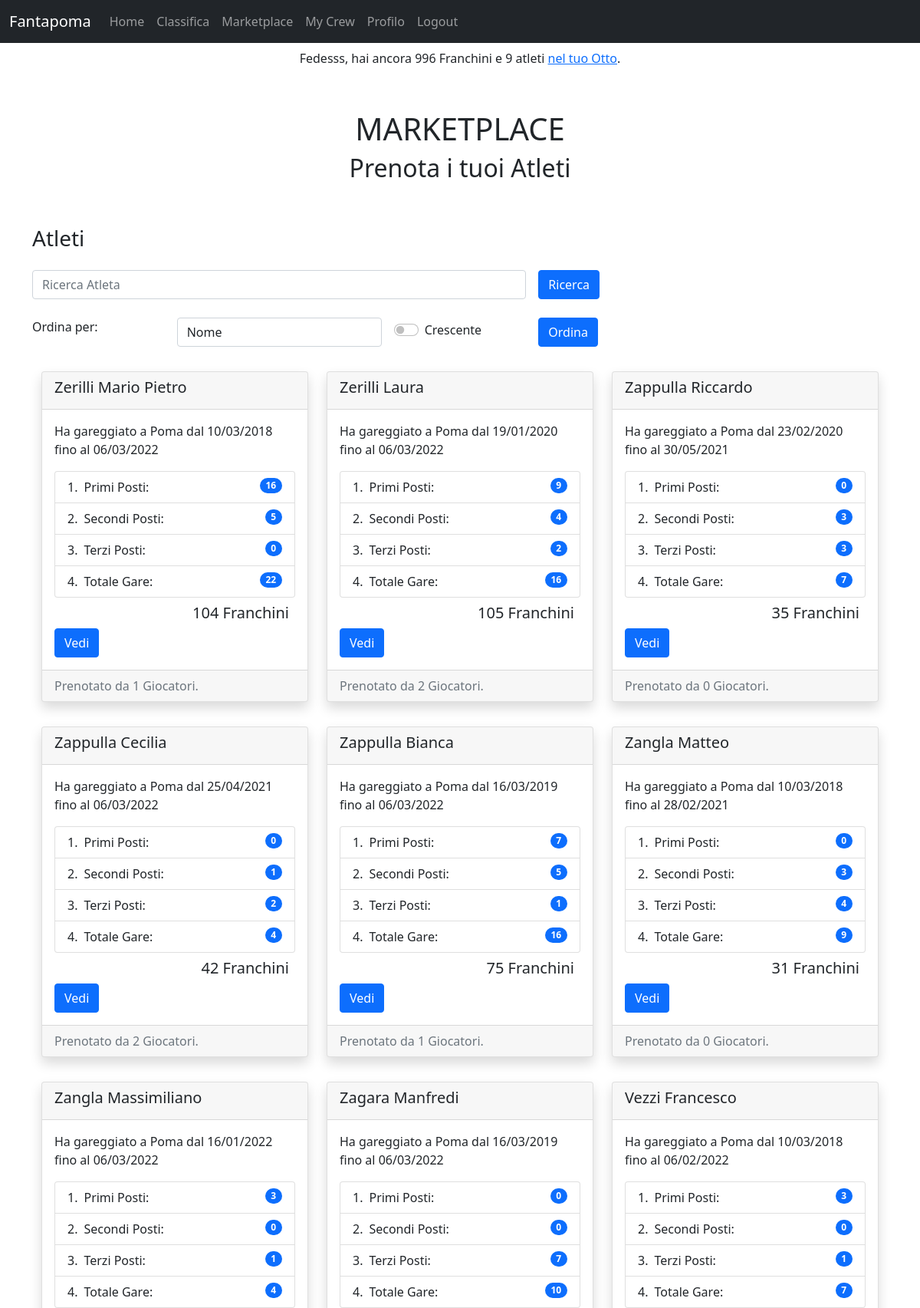
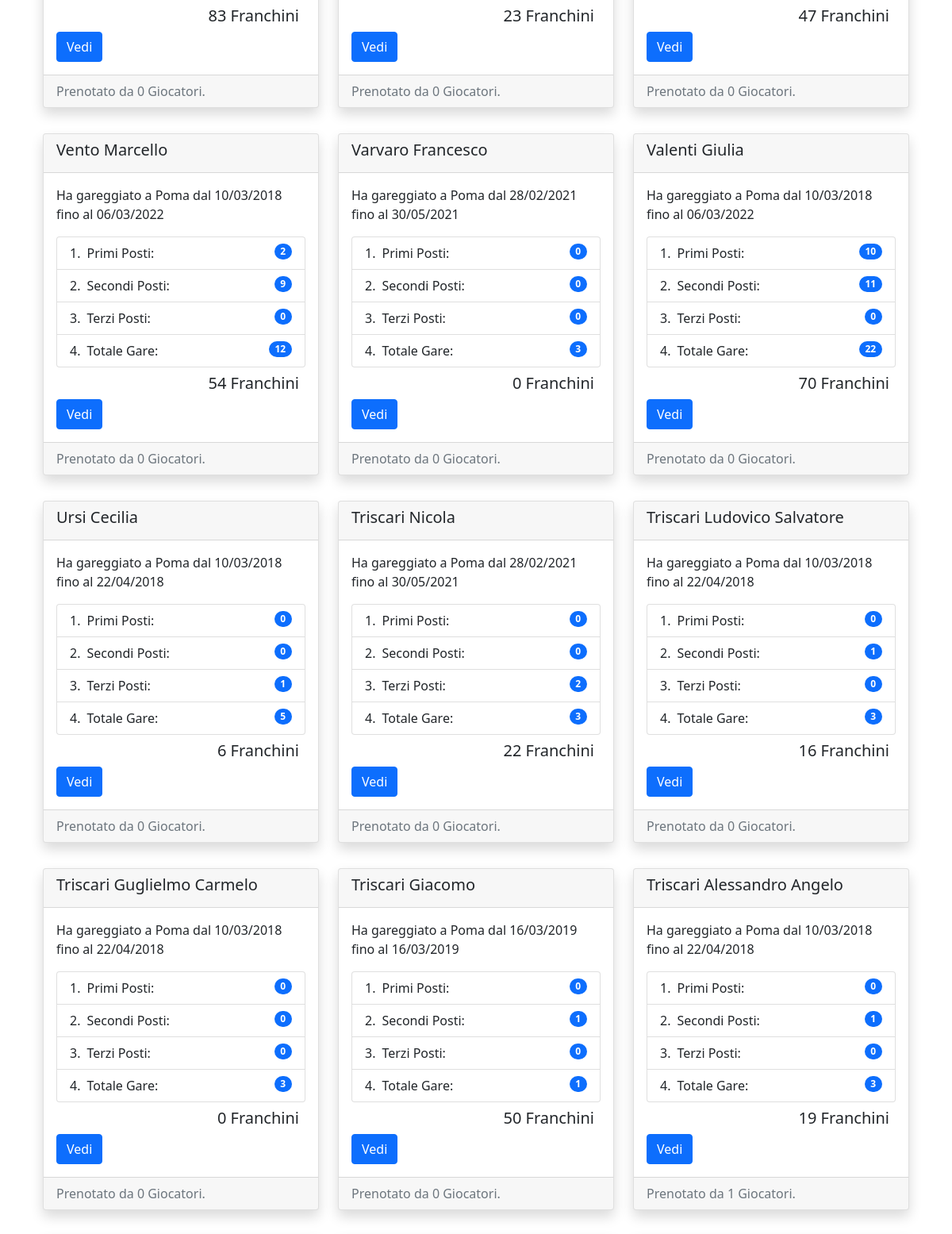
Page /fantapoma/marketplace/ (signed in, upper part) on the committed database (2 pictures, top to bottom).
### fantapoma/models.py (models this page shows, shortened)
class Player(models.Model):
    user = models.OneToOneField(User, on_delete=models.CASCADE, primary_key=True)
    franchs = models.IntegerField(blank=True, default=200)
    team_name = models.CharField(max_length=200, default='8+')
    score = models.IntegerField(blank=True, null=True, default=0)

class Athlete(models.Model):
    name = models.CharField(max_length=200)
    born = models.DateField('Date of Birth', default=datetime.date(2000,1,1))
    club = models.CharField(max_length=200, default='Società Canottieri Palermo')
    total = models.IntegerField('Total Races', default=0)
    first = models.IntegerField(default=0)
    second = models.IntegerField(default=0)
    third = models.IntegerField(default=0)
    first_time = models.DateField('First Race Date')
    last_time = models.DateField('Last Race Date')
    points = models.IntegerField(default=0)
    players = models.ManyToManyField(User)
    @property
    def bookings(self):
        n = self.players.all().count()
        return n
    @property
    def adjusted_points(self):
        booking_term = self.points*(math.tanh(self.bookings/4))
        adjusted_points = self.points + booking_term
        return int(adjusted_points)

### fantapoma/views.py (the view)
# urls.py: path('marketplace/', AthleteView.as_view(), name='marketplace'),
class AthleteView(ListView):
    template_name = "fantapoma/marketplace.html"
    model = Athlete
    def get_queryset(self):
        athlete_name = self.request.GET.get('athlete_name')
        if athlete_name is not None:
            self.queryset = Athlete.objects.filter(name__contains=athlete_name)
        else:
            self.queryset = Athlete.objects.all()
        return super().get_queryset()
    def get_ordering(self):
        increasing = self.request.GET.get('increasing', 'off')
        ordering = self.request.GET.get('order', 'name')
        if increasing != 'on':
            ordering = '-' + ordering
        print(ordering)
        return ordering
    def get_context_data(self, **kwargs):
        context = super().get_context_data(**kwargs)
        self.user = self.request.user
        atlethes = self.user.athlete_set.all().values_list('name', flat=True)
        context['atleti'] = list(atlethes)
        context['ordering'] = self.request.GET.get('order', 'name')
        context['increasing'] = self.request.GET.get('increasing', 'off')
        return context

### fantapoma/templates/fantapoma/marketplace.html (shortened to what this page needs)
{% extends "base.html" %}
{% block content %}
<div class="container header text-center mt-5">
  <h1>MARKETPLACE</h1>
  <h2>Prenota i tuoi Atleti</h2>
</div>
<div class="container card-container mt-5">
  <h3>Atleti</h5>
  <form action="" method="GET" class="form-floating mb-3">
    <div class="row g-3 my-2">
      <div class="col-sm-7">
        <input type="search" name="athlete_name" id="searchAthlete" class="form-control" placeholder="Ricerca Atleta">
      </div>
      <div class="col-auto">
        <input type="submit" value="Ricerca" class="btn btn-primary">
      </div>
    </div>
    <div class="row g-3 my-2">
      <div class="col-sm-2">Ordina per:</div>
      <div class="col-sm-3">
        <select name="order" id="order" class="form-control">
          <option value="name" {% if ordering == 'name' or ordering is None %}selected{% endif %}>
            Nome
          </option>
        </select>
      </div>
      <div class="col-sm-2 py-1">
        <div class="form-check form-switch">
          <input class="form-check-input" type="checkbox" name="increasing" role="switch" id="orderType" {% if increasing == 'on' %}checked{% endif %}>
          <label class="form-check-label" for="orderType">Crescente</label>
        </div>
      </div>
      <div class="col-sm-1">
        <input type="submit" value="Ordina" class="btn btn-primary">
      </div>
    </div>
  </form>
  <div class="container-fluid object">
    <div class="row">
    {% for object in object_list %}
      <div class="col-sm-4 my-3">
        <div class="card shadow">
          <div class="card-header">
            <h5>{{object.name}}</h5>
          </div>
          <div class="card-body">
            <p class="card-text">Ha gareggiato a Poma dal {{object.first_time|date:'d/m/Y'}} fino al {{object.last_time|date:'d/m/Y'}}</p>
            <ul class="list-group list-group-numbered">
              <li class="list-group-item d-flex justify-content-between align-items-start">
                <div class="ms-2 me-auto">Primi Posti:</div>
                <span class="badge bg-primary rounded-pill">{{object.first}}</span>
              </li>
              <li class="list-group-item d-flex justify-content-between align-items-start">
                <div class="ms-2 me-auto">Secondi Posti:</div>
                <span class="badge bg-primary rounded-pill">{{object.second}}</span>
              </li>
              <li class="list-group-item d-flex justify-content-between align-items-start">
                <div class="ms-2 me-auto">Terzi Posti:</div>
                <span class="badge bg-primary rounded-pill">{{object.third}}</span>
              </li>
              <li class="list-group-item d-flex justify-content-between align-items-start">
                <div class="ms-2 me-auto">Totale Gare:</div>
                <span class="badge bg-primary rounded-pill">{{object.total}}</span>
              </li>
            </ul>
            <h5 class="card-text text-end m-2">{{object.adjusted_points}} Franchini</h5>
            <a href="{% url 'view-athlete' object.id %}" class="btn btn-primary">Vedi</a>
          </div>
          <div class="card-footer text-muted">
            Prenotato da {{ object.bookings }} Giocatori.
          </div>
        </div>
      </div>
    {% endfor %}
    </div>
  </div>
</div>
{% endblock %}

### fantapoma/templates/fantapoma/navbar.html (shortened to what this page needs)
{% block navbar %}
<nav class="navbar navbar-expand-lg navbar-dark bg-dark">
  <div class="container-fluid">
    <a class="navbar-brand" href="#">Fantapoma</a>
    <div class="collapse navbar-collapse" id="navbarNav">
      <ul class="navbar-nav">
        <li class="nav-item">
          <a class="nav-link" aria-current="page" href="{% url 'fantapoma' %}">Home</a>
        </li>
        <li class="nav-item">
          <a class="nav-link" href="{% url 'leaderboard' %}">Classifica</a>
        </li>
        <li class="nav-item">
          <a class="nav-link" href="{% url 'marketplace' %}">Marketplace</a>
        </li>
        <li class="nav-item">
          <a class="nav-link" href="{% url 'mycrew' %}">My Crew</a>
        </li>
        {% if request.user.is_authenticated %}
        <li class="nav-item">
          <a class="nav-link" href="{% url 'fantaplayers:profile' request.user.id %}">Profilo</a>
        </li>
        <li class="nav-item">
          <a class="nav-link" href="{% url 'fantaplayers:logout' %}">Logout</a>
        </li>
        {% endif %}
      </ul>
    </div>
  </div>
</nav>
{% if request.user.is_authenticated %}
<nav class="nav justify-content-center">
  <span class="navbar-text">
    {{ request.user|title }}, hai ancora {{ request.user.player.franchs }} Franchini e
    {{ request.user.athlete_set.count }} atleti <a href={% url 'mycrew' %}>nel tuo Otto</a>.
  </span>
</nav>
{% endif %}
{% endblock %}

### rows in the picture
Athlete: name "Zerilli Mario Pietro", first_time "10/03/2018", last_time "06/03/2022", first "16", second "5", third "0", total "22", adjusted_points "104", bookings "1"
Athlete: name "Zerilli Laura", first_time "19/01/2020", last_time "06/03/2022", first "9", second "4", third "2", total "16", adjusted_points "105", bookings "2"
Athlete: name "Zappulla Riccardo", first_time "23/02/2020", last_time "30/05/2021", first "0", second "3", third "3", total "7", adjusted_points "35", bookings "0"
Athlete: name "Zappulla Cecilia", first_time "25/04/2021", last_time "06/03/2022", first "0", second "1", third "2", total "4", adjusted_points "42", bookings "2"
Athlete: name "Zappulla Bianca", first_time "16/03/2019", last_time "06/03/2022", first "7", second "5", third "1", total "16", adjusted_points "75", bookings "1"
Athlete: name "Zangla Matteo", first_time "10/03/2018", last_time "28/02/2021", first "0", second "3", third "4", total "9", adjusted_points "31", bookings "0"
Athlete: name "Zangla Massimiliano", first_time "16/01/2022", last_time "06/03/2022", first "3", second "0", third "1", total "4", adjusted_points "83", bookings "0"
Athlete: name "Zagara Manfredi", first_time "16/03/2019", last_time "06/03/2022", first "0", second "0", third "7", total "10", adjusted_points "23", bookings "0"
Athlete: name "Vezzi Francesco", first_time "10/03/2018", last_time "06/02/2022", first "3", second "0", third "1", total "7", adjusted_points "47", bookings "0"
Athlete: name "Vento Marcello", first_time "10/03/2018", last_time "06/03/2022", first "2", second "9", third "0", total "12", adjusted_points "54", bookings "0"
Athlete: name "Varvaro Francesco", first_time "28/02/2021", last_time "30/05/2021", first "0", second "0", third "0", total "3", adjusted_points "0", bookings "0"
Athlete: name "Valenti Giulia", first_time "10/03/2018", last_time "06/03/2022", first "10", second "11", third "0", total "22", adjusted_points "70", bookings "0"
Athlete: name "Ursi Cecilia", first_time "10/03/2018", last_time "22/04/2018", first "0", second "0", third "1", total "5", adjusted_points "6", bookings "0"
Athlete: name "Triscari Nicola", first_time "28/02/2021", last_time "30/05/2021", first "0", second "0", third "2", total "3", adjusted_points "22", bookings "0"
Athlete: name "Triscari Ludovico Salvatore", first_time "10/03/2018", last_time "22/04/2018", first "0", second "1", third "0", total "3", adjusted_points "16", bookings "0"
Athlete: name "Triscari Guglielmo Carmelo", first_time "10/03/2018", last_time "22/04/2018", first "0", second "0", third "0", total "3", adjusted_points "0", bookings "0"
Athlete: name "Triscari Giacomo", first_time "16/03/2019", last_time "16/03/2019", first "0", second "1", third "0", total "1", adjusted_points "50", bookings "0"
Athlete: name "Triscari Alessandro Angelo", first_time "10/03/2018", last_time "22/04/2018", first "0", second "1", third "0", total "3", adjusted_points "19", bookings "1"

### other values in the picture
{{ request.user|title }} "Fedesss"
{{ request.user.player.franchs }} "996"
{{ request.user.athlete_set.count }} "9"
